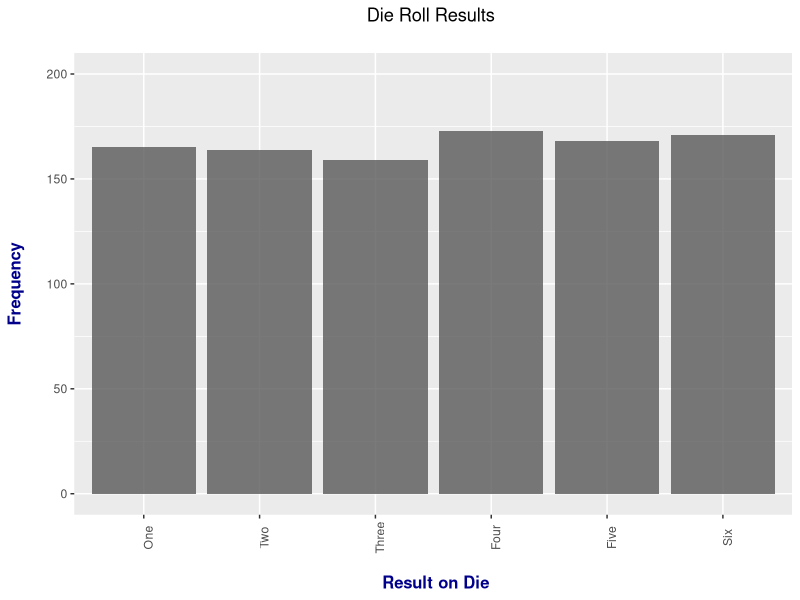

The R script that drew this image:
# Bar Graphs in R:

# Making Bar Graphs in R Using ggplot2:

library("ggplot2")

# Roll a 6 sided die 1000 times and produce a bar graph of the results:

# Set random seed for repoducibility:

set.seed(100)

# Run die roll simulations:

result <- sample(1:6, size = 1000, replace = TRUE)

# Get counts of the die rolls:

table(result)

# Initialize vector of results:


die_names <- c("One", "Two", "Three", "Four", "Five", "Six")

outcome_data <- rep(NA, 6)

for (i in 1:6) {
  outcome_data[i] <- as.numeric(sum(result == i))
}

# http://www.cookbook-r.com/Graphs/Bar_and_line_graphs_(ggplot2)/
# http://docs.ggplot2.org/0.9.2.1/labs.html

# , levels = die_names
# Put our results to a data frame:

results_data <- data.frame(Number = factor(die_names, levels = die_names),
                          Counts = outcome_data)

results_data

# \n for newline and spacing of labels on the axes:

ggplot(data = results_data, aes(x = Number, y = Counts)) + 
  geom_bar(stat = "identity", alpha = 0.8) +
  xlab("\n Result on Die") +
  ylab("Frequency\n") +
  ggtitle("Die Roll Results \n") +
  ylim(0,200) +
  theme(plot.title = element_text(hjust = 0.5), 
        axis.title.x = element_text(face="bold", colour= "darkblue", size = 12),
        axis.title.y = element_text(face="bold", colour= "darkblue", size = 12),
        axis.text.x = element_text(angle = 90))





